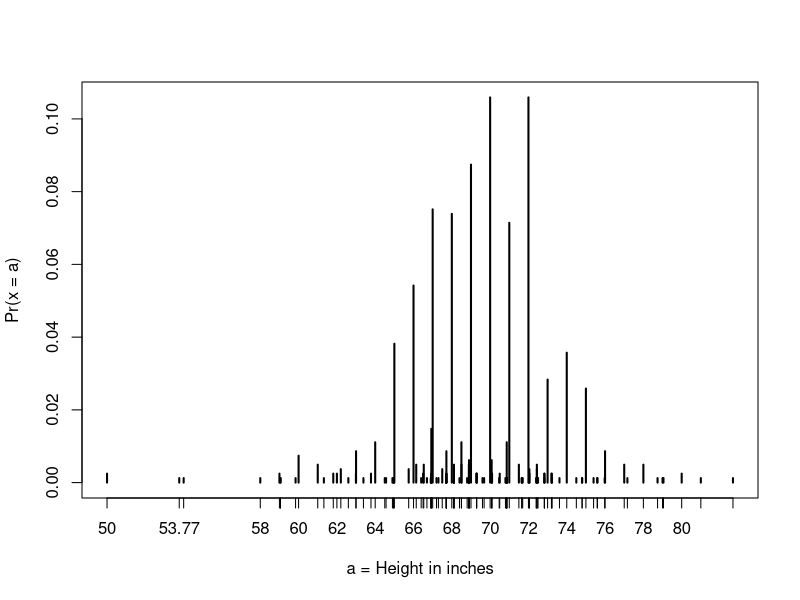
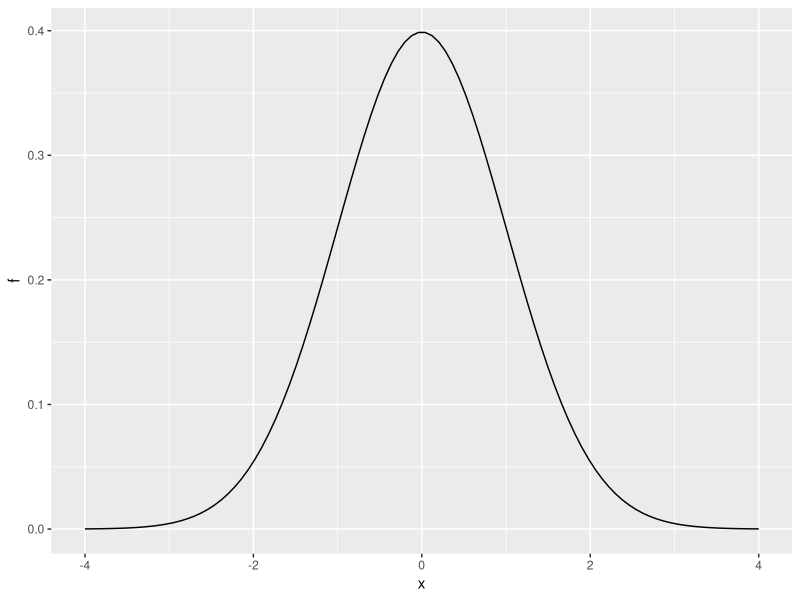

R code for these plots, in order: (Note: this script raises an error after producing the figures.)
## ---- chunk 1
library(tidyverse)
library(dslabs)
data(heights)
x <- heights %>% filter(sex=="Male") %>% pull(height)
## ---- chunk 2
F <- function(a) mean(x <= a)
1 - F(70)    # probability of male taller than 70 inches
## ---- chunk 3
library(tidyverse)
library(dslabs)
data(heights)
x <- heights %>% filter(sex=="Male") %>% pull(height)
## ---- chunk 4
1 - pnorm(70.5, mean(x), sd(x))
## ---- chunk 5
# plot distribution of exact heights in data
plot(prop.table(table(x)), xlab = "a = Height in inches", ylab = "Pr(x = a)")

# probabilities in actual data over length 1 ranges containing an integer
mean(x <= 68.5) - mean(x <= 67.5)
mean(x <= 69.5) - mean(x <= 68.5)
mean(x <= 70.5) - mean(x <= 69.5)

# probabilities in normal approximation match well
pnorm(68.5, mean(x), sd(x)) - pnorm(67.5, mean(x), sd(x))
pnorm(69.5, mean(x), sd(x)) - pnorm(68.5, mean(x), sd(x))
pnorm(70.5, mean(x), sd(x)) - pnorm(69.5, mean(x), sd(x))

# probabilities in actual data over other ranges don't match normal approx as well
mean(x <= 70.9) - mean(x <= 70.1)
pnorm(70.9, mean(x), sd(x)) - pnorm(70.1, mean(x), sd(x))
## ---- chunk 6
avg <- mean(x)
s <- sd(x)
1 - pnorm(76, avg, s)
## ---- chunk 7
library(tidyverse)
x <- seq(-4, 4, length = 100)
data.frame(x, f = dnorm(x)) %>%
    ggplot(aes(x, f)) +
    geom_line()
## ---- chunk 8
dnorm(z, mu, sigma)
## ---- chunk 9
# define x as male heights from dslabs data
library(tidyverse)
library(dslabs)
data(heights)
x <- heights %>% filter(sex=="Male") %>% pull(height)

# generate simulated height data using normal distribution - both datasets should have n observations
n <- length(x)
avg <- mean(x)
s <- sd(x)
simulated_heights <- rnorm(n, avg, s)

# plot distribution of simulated_heights
data.frame(simulated_heights = simulated_heights) %>%
    ggplot(aes(simulated_heights)) +
    geom_histogram(color="black", binwidth = 2)
## ---- chunk 10
B <- 10000
tallest <- replicate(B, {
    simulated_data <- rnorm(800, avg, s)    # generate 800 normally distributed random heights
    max(simulated_data)    # determine the tallest height
})
mean(tallest >= 7*12)    # proportion of times that tallest person exceeded 7 feet (84 inches)
## ---- chunk 11
x <- seq(-4, 4, length.out = 100)
data.frame(x, f = dnorm(x)) %>%
    ggplot(aes(x,f)) +
    geom_line()
## ---- chunk 12
# define random variable x to be 1 if blue, 0 otherwise
beads <- rep(c("red", "blue"), times = c(2, 3))
x <- ifelse(sample(beads, 1) == "blue", 1, 0)

# demonstrate that the random variable is different every time
ifelse(sample(beads, 1) == "blue", 1, 0)
ifelse(sample(beads, 1) == "blue", 1, 0)
ifelse(sample(beads, 1) == "blue", 1, 0)
## ---- chunk 13
# sampling model 1: define urn, then sample
color <- rep(c("Black", "Red", "Green"), c(18, 18, 2)) # define the urn for the sampling model
n <- 1000
X <- sample(ifelse(color == "Red", -1, 1), n, replace = TRUE)
X[1:10]

# sampling model 2: define urn inside sample function by noting probabilities
x <- sample(c(-1, 1), n, replace = TRUE, prob = c(9/19, 10/19))    # 1000 independent draws
S <- sum(x)    # total winnings = sum of draws
S #S is a random variable
## ---- chunk 14
n <- 1000    # number of roulette players
B <- 10000    # number of Monte Carlo experiments
S <- replicate(B, {
    X <- sample(c(-1,1), n, replace = TRUE, prob = c(9/19, 10/19))    # simulate 1000 spins
    sum(X)    # determine total profit
})

mean(S < 0)    # probability of the casino losing money
## ---- chunk 15
sd(S)
mean(S)
## ---- chunk 16
library(tidyverse)
s <- seq(min(S), max(S), length = 100)    # sequence of 100 values across range of S
normal_density <- data.frame(s = s, f = dnorm(s, mean(S), sd(S))) # generate normal density for S
data.frame (S = S) %>%    # make data frame of S for histogram
    ggplot(aes(S, ..density..)) +
    geom_histogram(color = "black", binwidth = 10) +
    ylab("Probability") +
    geom_line(data = normal_density, mapping = aes(s, f), color = "blue")
## ---- chunk 17
B <- 10^6 #million games
X <- sample(c(-1,1), B, replace = TRUE, prob = c(9/19, 10/19))
mean(X)
## ---- chunk 18
n <- 1000
sqrt(n) * 2 * sqrt(90/19)
#How likely is the casino to lose money?
mu <- n*(20-18)/38
se <- sqrt(n) * 2 * sqrt(90)/19
pnorm(0, mu, se)
## ---- chunk 19
# The variables `green`, `black`, and `red` contain the number of pockets for each color
green <- 2
black <- 18
red <- 18

# Assign a variable `p_green` as the probability of the ball landing in a green pocket
p_green <- (green)/(green + black + red)

# Print the variable `p_green` to the console
p_green
## ---- chunk 20
# Use the `set.seed` function to make sure your answer matches the expected result after random sampling.
set.seed(1)

# The variables 'green', 'black', and 'red' contain the number of pockets for each color
green <- 2
black <- 18
red <- 18

# Assign a variable `p_green` as the probability of the ball landing in a green pocket
p_green <- green / (green+black+red)

# Assign a variable `p_not_green` as the probability of the ball not landing in a green pocket
p_not_green <- 1-p_green

# Create a model to predict the random variable `X`, your winnings from betting on green. Sample one time.
X <- sample(c(-1,17), 1, replace = TRUE, prob = c(1-p_green, p_green))

# Print the value of `X` to the console
X

## ---- chunk 21
# The variables 'green', 'black', and 'red' contain the number of pockets for each color
green <- 2
black <- 18
red <- 18

# Assign a variable `p_green` as the probability of the ball landing in a green pocket
p_green <- green / (green+black+red)

# Assign a variable `p_not_green` as the probability of the ball not landing in a green pocket
p_not_green <- 1-p_green

# Calculate the expected outcome if you win $17 if the ball lands on green and you lose $1 if the ball doesn't land on green
(17)*(p_green)+(-1)*(p_not_green)
## ---- chunk 22
# The variables 'green', 'black', and 'red' contain the number of pockets for each color
green <- 2
black <- 18
red <- 18

# Assign a variable `p_green` as the probability of the ball landing in a green pocket
p_green <- green / (green+black+red)

# Assign a variable `p_not_green` as the probability of the ball not landing in a green pocket
p_not_green <- 1-p_green

# Compute the standard error of the random variable
abs((-1-17))*sqrt(p_green*(p_not_green))
## ---- chunk 23
# The variables 'green', 'black', and 'red' contain the number of pockets for each color
green <- 2
black <- 18
red <- 18

# Assign a variable `p_green` as the probability of the ball landing in a green pocket
p_green <- green / (green+black+red)

# Assign a variable `p_not_green` as the probability of the ball not landing in a green pocket
p_not_green <- 1-p_green

# Use the `set.seed` function to make sure your answer matches the expected result after random sampling
set.seed(1)

# Define the number of bets using the variable 'n'
n <- 1000

# Create a vector called 'X' that contains the outcomes of 1000 samples
X <- sample(c(-1,17), n, replace = TRUE, prob = c(1-p_green, p_green))

# Assign the sum of all 1000 outcomes to the variable 'S'
S <- sum(X)

# Print the value of 'S' to the console
S
## ---- chunk 24
# The variables 'green', 'black', and 'red' contain the number of pockets for each color
green <- 2
black <- 18
red <- 18

# Assign a variable `p_green` as the probability of the ball landing in a green pocket
p_green <- green / (green+black+red)

# Assign a variable `p_not_green` as the probability of the ball not landing in a green pocket
p_not_green <- 1-p_green

# Define the number of bets using the variable 'n'
n <- 1000

# Calculate the expected outcome of 1,000 spins if you win $17 when the ball lands on green and you lose $1 when the ball doesn't land on green
n * ((17)*(p_green)+(-1)*(p_not_green))
## ---- chunk 25
# The variables 'green', 'black', and 'red' contain the number of pockets for each color
green <- 2
black <- 18
red <- 18

# Assign a variable `p_green` as the probability of the ball landing in a green pocket
p_green <- green / (green+black+red)

# Assign a variable `p_not_green` as the probability of the ball not landing in a green pocket
p_not_green <- 1-p_green

# Define the number of bets using the variable 'n'
n <- 1000

# Compute the standard error of the sum of 1,000 outcomes
sqrt(n) * (abs(-1-17)*sqrt(p_green*(p_not_green)))
## ---- chunk 26
# Assign a variable `p_green` as the probability of the ball landing in a green pocket
p_green <- 2 / 38

# Assign a variable `p_not_green` as the probability of the ball not landing in a green pocket
p_not_green <- 1-p_green

# Define the number of bets using the variable 'n'
n <- 100

# Calculate 'avg', the expected outcome of 100 spins if you win $17 when the ball lands on green and you lose $1 when the ball doesn't land on green
avg <- n * (17*p_green + -1*p_not_green)

# Compute 'se', the standard error of the sum of 100 outcomes
se <- sqrt(n) * (17 - -1)*sqrt(p_green*p_not_green)

# Using the expected value 'avg' and standard error 'se', compute the probability that you win money betting on green 100 times.
1-pnorm(0,avg,se)
## ---- chunk 27
# Assign a variable `p_green` as the probability of the ball landing in a green pocket
p_green <- 2 / 38

# Assign a variable `p_not_green` as the probability of the ball not landing in a green pocket
p_not_green <- 1-p_green

# Define the number of bets using the variable 'n'
n <- 100

# The variable `B` specifies the number of times we want the simulation to run. Let's run the Monte Carlo simulation 10,000 times.
B <- 10000

# Use the `set.seed` function to make sure your answer matches the expected result after random sampling.
set.seed(1)

# Create an object called `S` that replicates the sample code for `B` iterations and sums the outcomes.
S <- replicate(B,{
  sim <- sample(c(17,-1), n, replace = TRUE, prob = c(p_green, p_not_green))
  sum(sim)
})
sum(S)

# Compute the average value for 'S'
mean(S)

# Calculate the standard deviation of 'S'
sd(S)

## ---- chunk 28
# Calculate the proportion of outcomes in the vector `S` that exceed $0
mean(S>0)
## ---- chunk 29
# Use the `set.seed` function to make sure your answer matches the expected result after random sampling.
set.seed(1)

# Define the number of bets using the variable 'n'
n <- 10000

# Assign a variable `p_green` as the probability of the ball landing in a green pocket
p_green <- 2 / 38

# Assign a variable `p_not_green` as the probability of the ball not landing in a green pocket
p_not_green <- 1 - p_green

# Create a vector called `X` that contains the outcomes of `n` bets
X <- sample(c(17,-1), n, replace = TRUE, prob = c(p_green, p_not_green))

# Define a variable `Y` that contains the mean outcome per bet. Print this mean to the console.
Y <- mean(X)
Y
## ---- chunk 30
# Assign a variable `p_green` as the probability of the ball landing in a green pocket
p_green <- 2 / 38

# Assign a variable `p_not_green` as the probability of the ball not landing in a green pocket
p_not_green <- 1 - p_green

# Calculate the expected outcome of `Y`, the mean outcome per bet in 10,000 bets
(17)*(p_green) + (-1)*(p_not_green)
## ---- chunk 31
# Define the number of bets using the variable 'n'
n <- 10000

# Assign a variable `p_green` as the probability of the ball landing in a green pocket
p_green <- 2 / 38

# Assign a variable `p_not_green` as the probability of the ball not landing in a green pocket
p_not_green <- 1 - p_green

# Compute the standard error of 'Y', the mean outcome per bet from 10,000 bets.
abs(-1 - 17) * sqrt(p_green * p_not_green)/sqrt(n)
## ---- chunk 32
# We defined the average using the following code
avg <- 17*p_green + -1*p_not_green

# We defined standard error using this equation
se <- 1/sqrt(n) * (17 - -1)*sqrt(p_green*p_not_green)

# Given this average and standard error, determine the probability of winning more than $0. Print the result to the console.
1-pnorm(0,avg,se)
## ---- chunk 33
## Make sure you fully follow instructions, including printing values to the console and correctly running the `replicate` loop. If not, you may encounter "Session Expired" errors.

# The variable `n` specifies the number of independent bets on green
n <- 10000

# The variable `B` specifies the number of times we want the simulation to run
B <- 10000

# Use the `set.seed` function to make sure your answer matches the expected result after random number generation
set.seed(1)

# Generate a vector `S` that contains the the average outcomes of 10,000 bets modeled 10,000 times
S <- replicate(B, {
  sim <- sample(c(17,-1), n, replace = TRUE, prob = c(p_green, p_not_green))
  mean(sim)
})

# Compute the average of `S`
mean(S)

# Compute the standard deviation of `S`
sd(S)
## ---- chunk 34
# Compute the proportion of outcomes in the vector 'S' where you won more than $0
mean(S>0)
## ---- chunk 35
p <- 1/5 # one correct choice of 5 options
p
## ---- chunk 36
a <- 1
b <- -0.25
mu <- a*p + b*(1-p)
mu
## ---- chunk 37
n <- 44
n*mu
## ---- chunk 38
sigma <- sqrt(n) * abs(b-a) * sqrt(p*(1-p))
sigma
## ---- chunk 39
1-pnorm(8, mu, sigma)
## ---- chunk 40
set.seed(21, sample.kind = "Rounding")
B <- 10000
S <- replicate(B, {
  simulation <- sample(c(1,-0.25), n, replace = TRUE, prob = c(p, 1-p))
  sum(simulation)
})

mean(S >= 8)
## ---- chunk 41
p <- 1/4
a <- 1
b <- 0
n <- 44
mu <- n * a*p + b*(1-p)
mu
## ---- chunk 42
p <- seq(0.25, 0.95, 0.05)
exp_val <- sapply(p, function(x){
  mu <- n * a*x + b*(1-x)
  sigma <- sqrt(n) * abs(b-a) * sqrt(x*(1-x))
  1-pnorm(35, mu, sigma)
})

min(p[which(exp_val > 0.8)])
## ---- chunk 43
p <- 5/38
a <- 6
b <- -1
n <- 500
a
## ---- chunk 44
exp_val <- a*p + b*(1-p)
mu <- exp_val
## ---- chunk 45
sigma <- sqrt(1) * abs(b-a) * sqrt(p*(1-p))
sigma
## ---- chunk 46
mu
## ---- chunk 47
sigma/sqrt(n)
## ---- chunk 48
n*mu
## ---- chunk 49
sqrt(n)*sigma
## ---- chunk 50
pnorm(0, n*mu, sqrt(n)*sigma)
## ---- chunk 51
n <- 1000
loss_per_foreclosure <- -200000
p <- 0.02
defaults <- sample( c(0,1), n, prob=c(1-p, p), replace = TRUE)
sum(defaults * loss_per_foreclosure)
## ---- chunk 52
B <- 10000
losses <- replicate(B, {
    defaults <- sample( c(0,1), n, prob=c(1-p, p), replace = TRUE) 
  sum(defaults * loss_per_foreclosure)
})
## ---- chunk 53
library(tidyverse)
data.frame(losses_in_millions = losses/10^6) %>%
    ggplot(aes(losses_in_millions)) +
    geom_histogram(binwidth = 0.6, col = "black")
## ---- chunk 54
n*(p*loss_per_foreclosure + (1-p)*0)    # expected value 
sqrt(n)*abs(loss_per_foreclosure)*sqrt(p*(1-p))    # standard error
## ---- chunk 55
x = - loss_per_foreclosure*p/(1-p)
x
## ---- chunk 56
x/180000
## ---- chunk 57
l <- loss_per_foreclosure
z <- qnorm(0.01)
x <- -l*( n*p - z*sqrt(n*p*(1-p)))/ ( n*(1-p) + z*sqrt(n*p*(1-p)))
x
x/180000    # interest rate
loss_per_foreclosure*p + x*(1-p)    # expected value of the profit per loan
n*(loss_per_foreclosure*p + x*(1-p)) # expected value of the profit over n loans
## ---- chunk 58
B <- 100000
profit <- replicate(B, {
    draws <- sample( c(x, loss_per_foreclosure), n, 
                        prob=c(1-p, p), replace = TRUE) 
    sum(draws)
})
mean(profit)    # expected value of the profit over n loans
mean(profit<0)    # probability of losing money
## ---- chunk 59
p <- .04
loss_per_foreclosure <- -200000
r <- 0.05
x <- r*180000
loss_per_foreclosure*p + x*(1-p)
## ---- chunk 60
z <- qnorm(0.01)
l <- loss_per_foreclosure
n <- ceiling((z^2*(x-l)^2*p*(1-p))/(l*p + x*(1-p))^2)
n    # number of loans required
n*(loss_per_foreclosure*p + x * (1-p))    # expected profit over n loans
## ---- chunk 61
B <- 10000
p <- 0.04
x <- 0.05 * 180000
profit <- replicate(B, {
    draws <- sample( c(x, loss_per_foreclosure), n, 
                        prob=c(1-p, p), replace = TRUE) 
    sum(draws)
})
mean(profit)
## ---- chunk 62
p <- 0.04
x <- 0.05*180000
profit <- replicate(B, {
    new_p <- 0.04 + sample(seq(-0.01, 0.01, length = 100), 1)
    draws <- sample( c(x, loss_per_foreclosure), n, 
                        prob=c(1-new_p, new_p), replace = TRUE)
    sum(draws)
})
mean(profit)    # expected profit
mean(profit < 0)    # probability of losing money
mean(profit < -10000000)    # probability of losing over $10 million
## ---- chunk 63
# Assign the number of loans to the variable `n`
n <- 10000

# Assign the loss per foreclosure to the variable `loss_per_foreclosure`
loss_per_foreclosure <- -200000

# Assign the probability of default to the variable `p_default`
p_default <- 0.03

# Use the `set.seed` function to make sure your answer matches the expected result after random sampling
set.seed(1)

# Generate a vector called `defaults` that contains the default outcomes of `n` loans
defaults <- sample(c(0,1), n, replace = TRUE, prob = c(1-0.03, 0.03))


# Generate `S`, the total amount of money lost across all foreclosures. Print the value to the console.
S <- sum(defaults) * loss_per_foreclosure

S
## ---- chunk 64
# Assign the number of loans to the variable `n`
n <- 10000

# Assign the loss per foreclosure to the variable `loss_per_foreclosure`
loss_per_foreclosure <- -200000

# Assign the probability of default to the variable `p_default`
p_default <- 0.03

# Use the `set.seed` function to make sure your answer matches the expected result after random sampling
set.seed(1)

# The variable `B` specifies the number of times we want the simulation to run
B <- 10000

# Generate a list of summed losses 'S'. Replicate the code from the previous exercise over 'B' iterations to generate a list of summed losses for 'n' loans.  Ignore any warnings for now.
S <- replicate(B, {
    foreclosure_sim <- sample(c(0,1), n, replace = TRUE, prob = c(1-p_default, p_default))
    sum(foreclosure_sim) * loss_per_foreclosure
})


# Plot a histogram of 'S'.  Ignore any warnings for now.
hist(S)

## ---- chunk 65
# Assign the number of loans to the variable `n`
n <- 10000

# Assign the loss per foreclosure to the variable `loss_per_foreclosure`
loss_per_foreclosure <- -200000

# Assign the probability of default to the variable `p_default`
p_default <- 0.03

# Calculate the expected loss due to default out of 10,000 loans
n * loss_per_foreclosure * p_default


## ---- chunk 66
# Assign the number of loans to the variable `n`
n <- 10000

# Assign the loss per foreclosure to the variable `loss_per_foreclosure`
loss_per_foreclosure <- -200000

# Assign the probability of default to the variable `p_default`
p_default <- 0.03

# Compute the standard error of the sum of 10,000 loans
sqrt(n) * abs(loss_per_foreclosure) * sqrt(p_default * (1-p_default))
## ---- chunk 67
# Assign the loss per foreclosure to the variable `loss_per_foreclosure`
loss_per_foreclosure <- -200000

# Assign the probability of default to the variable `p_default`
p_default <- 0.03

# Assign a variable `x` as the total amount necessary to have an expected outcome of $0
x <- -loss_per_foreclosure*p_default/(1-p_default)

# Convert `x` to a rate, given that the loan amount is $180,000. Print this value to the console.
x/180000
## ---- chunk 68
# Assign the number of loans to the variable `n`
n <- 10000

# Assign the loss per foreclosure to the variable `loss_per_foreclosure`
loss_per_foreclosure <- -200000

# Assign the probability of default to the variable `p_default`
p_default <- 0.03

# Generate a variable `z` using the `qnorm` function
z = qnorm(0.05)

# Generate a variable `x` using `z`, `p_default`, `loss_per_foreclosure`, and `n`
x <- -loss_per_foreclosure*( n*p_default - z*sqrt(n*p_default*(1-p_default)))/ ( n*(1-p_default) + z*sqrt(n*p_default*(1-p_default)))

# Convert `x` to an interest rate, given that the loan amount is $180,000. Print this value to the console.
x/180000
